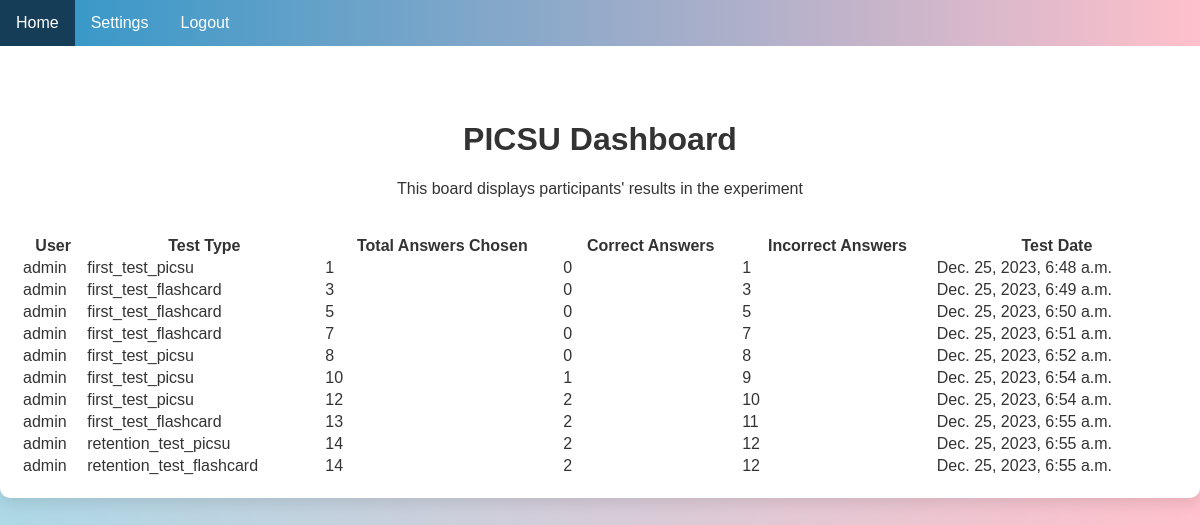
Before: /dashboard (signed in) with the older database file.
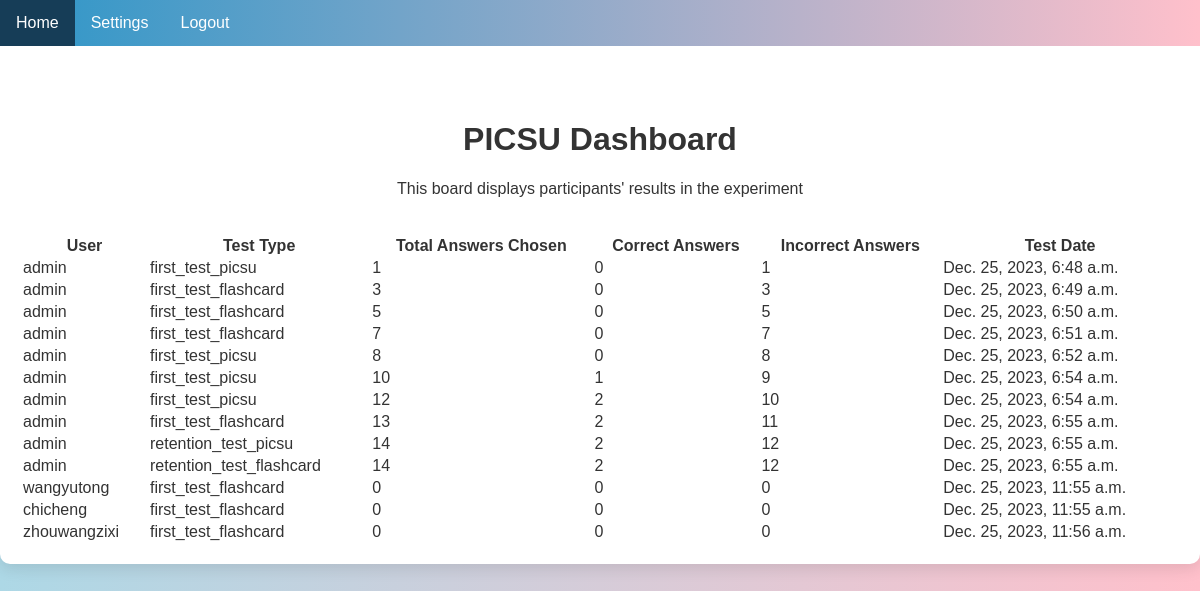
After: the same page with the newer database file.
### study/models.py (models this page shows, shortened)
class UserTestScore(models.Model):
    user = models.ForeignKey(User, on_delete=models.CASCADE)
    type = models.CharField(max_length=32, null=True)
    total_answers_chosen = models.IntegerField(default=0)
    correct_answers_count = models.IntegerField(default=0)
    incorrect_answers_count = models.IntegerField(default=0)
    test_date = models.DateTimeField(auto_now_add=True)

### study/views.py (the view)
# urls.py: path("dashboard", views.dashboard, name="dashboard"),
@login_required
def dashboard(request):
    if request.method == "GET":
        test_scores = UserTestScore.objects.all().select_related('user')
        return render(request, "study/dashboard.html", {'test_scores': test_scores})

### study/templates/study/dashboard.html (shortened to what this page needs)
{% load tz %}
<!DOCTYPE html>
<html lang="en">
<head>
</head>
<body>
    {% include 'study/navbar.html' %}
    <div class="container">
        <div class="dashboard-header">
            <h1>PICSU Dashboard</h1>
            <p>This board displays participants' results in the experiment</p>
        </div>
        <div class="dashboard-content">
            <table>
                <tr>
                    <th>User</th>
                    <th>Test Type</th>
                    <th>Total Answers Chosen</th>
                    <th>Correct Answers</th>
                    <th>Incorrect Answers</th>
                    <th>Test Date</th>
                </tr>
                {% for score in test_scores %}
                <tr class="{{ score.type }}">
                    <td>{{ score.user.username }}</td>
                    <td>{{ score.type }}</td>
                    <td>{{ score.total_answers_chosen }}</td>
                    <td>{{ score.correct_answers_count }}</td>
                    <td>{{ score.incorrect_answers_count }}</td>
                    <td>{{ score.test_date }}</td>
                </tr>
                {% endfor %}
            </table>
        </div>
    </div>
</body>
</html>

Changed rows visible on the page:
added UserTestScore: user.username "wangyutong", type "first_test_flashcard", total_answers_chosen "0", correct_answers_count "0", incorrect_answers_count "0", test_date "Dec. 25, 2023, 11:55 a.m."
added UserTestScore: user.username "chicheng", type "first_test_flashcard", total_answers_chosen "0", correct_answers_count "0", incorrect_answers_count "0", test_date "Dec. 25, 2023, 11:55 a.m."
added UserTestScore: user.username "zhouwangzixi", type "first_test_flashcard", total_answers_chosen "0", correct_answers_count "0", incorrect_answers_count "0", test_date "Dec. 25, 2023, 11:56 a.m."
